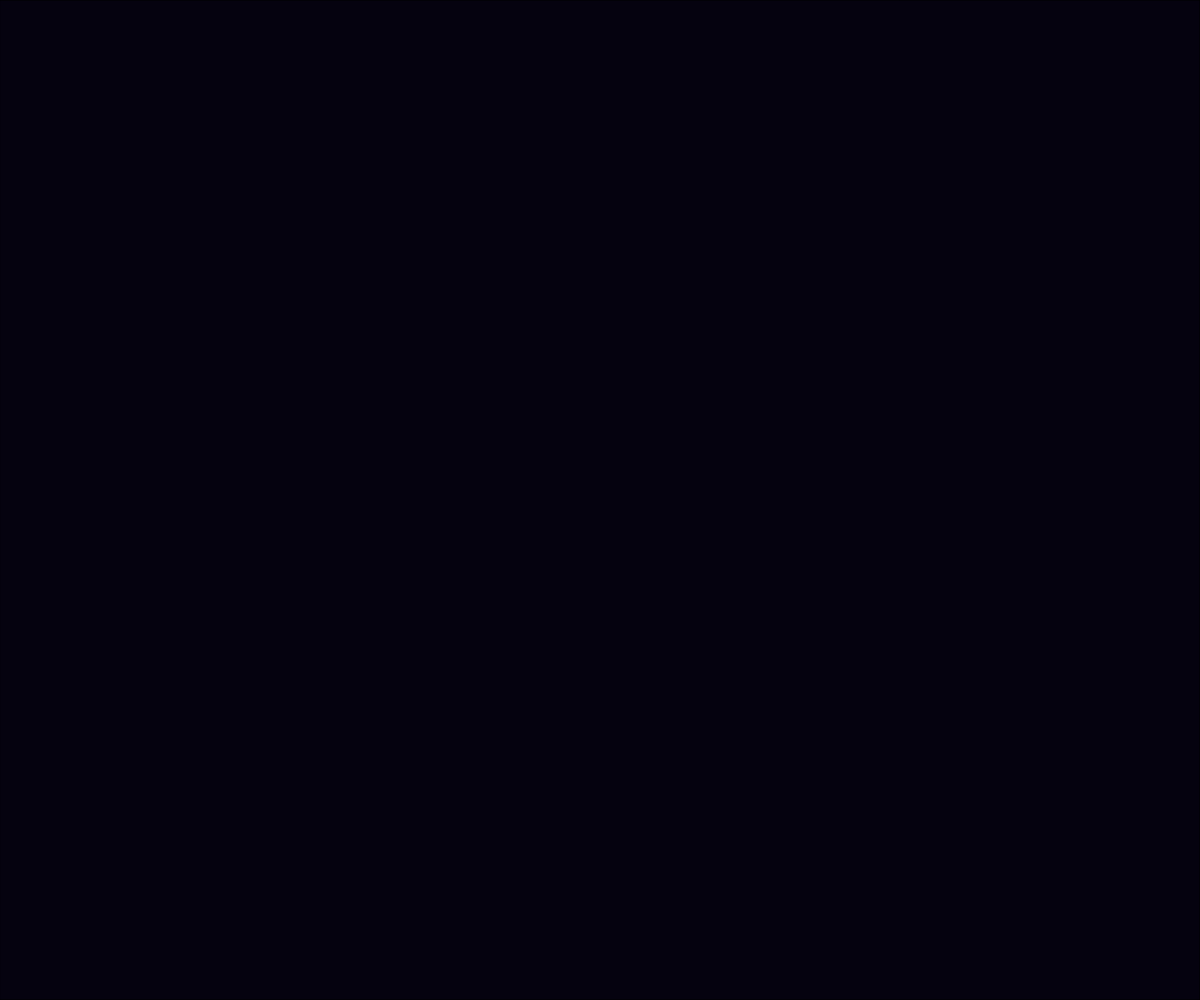
Frame 1 (no input)
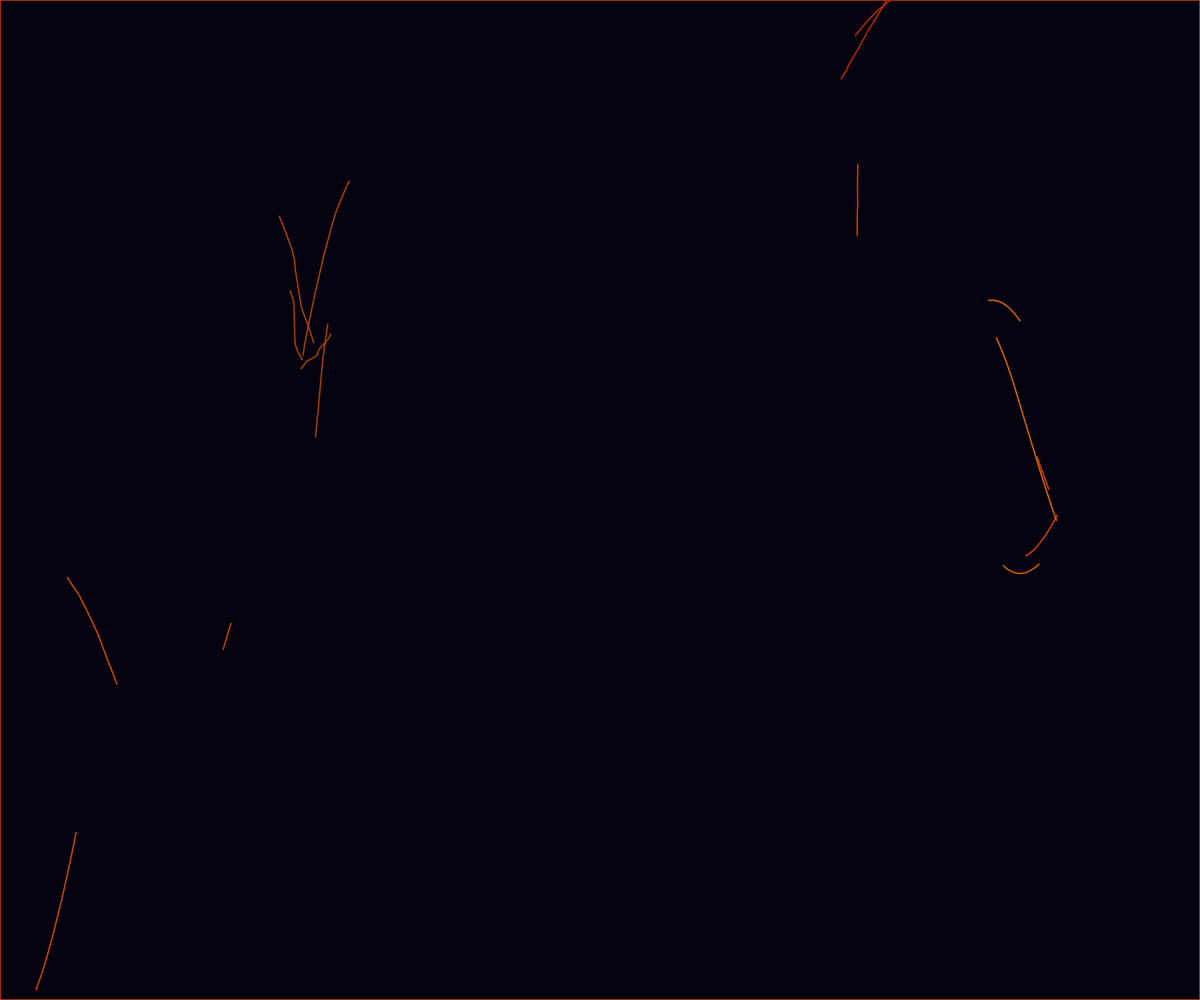
Frame 60 (no input)
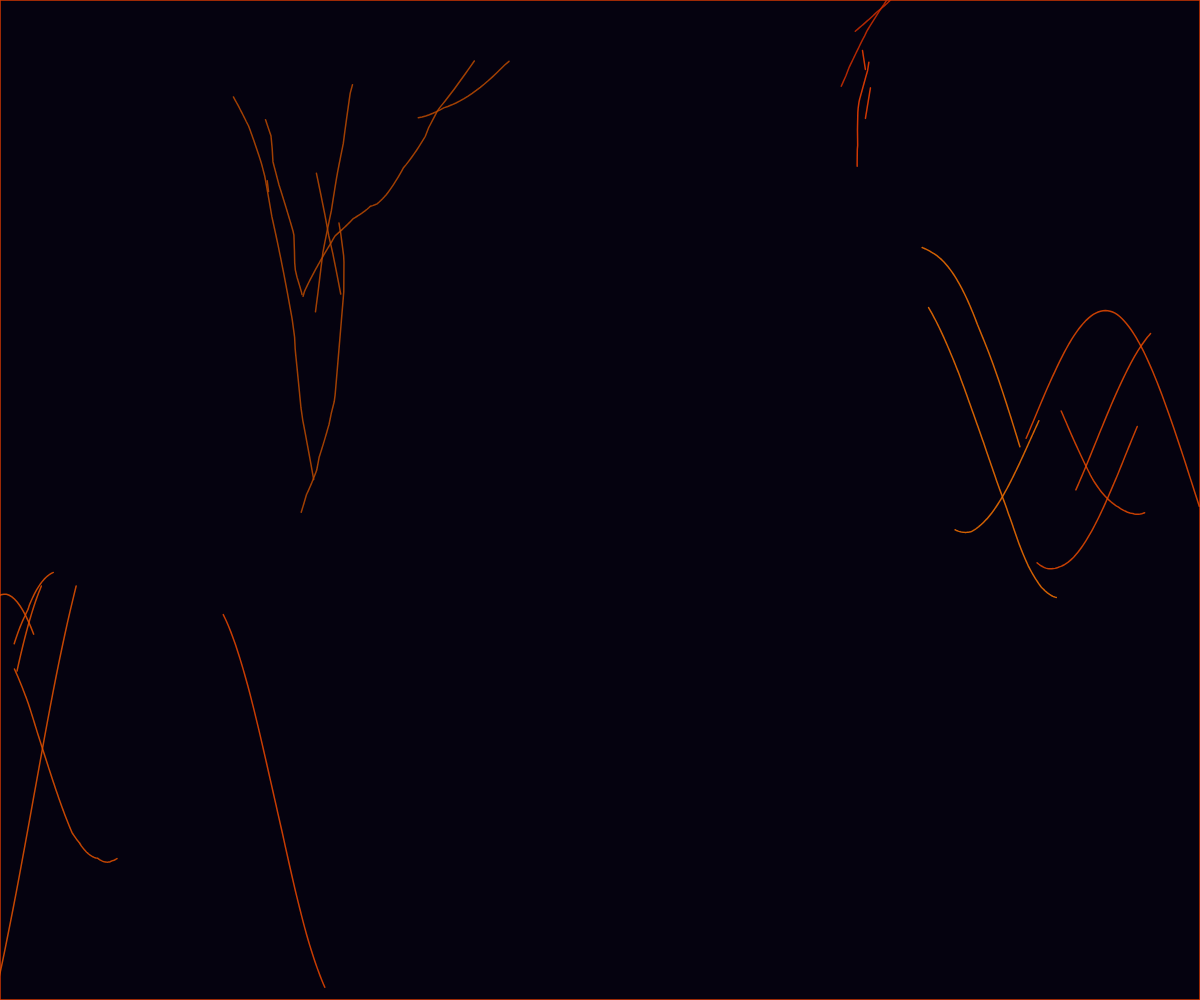
Frame 120 (the mouse pressed at the canvas centre since frame 60)

The p5.js sketch that drew these frames (run headless with seeded random() and noise() and a simulated clock; from frame 60 on, the mouse is pressed at the canvas centre):

// p5.js sketch
// ── sketch.js
let corals = [];
let maxCorals = 150;
let pulseSpeed = 0.02;
let branchChance = 0.01;
let maxDepth = 8;
let bgColor;

function setup() {
  createCanvas(windowWidth, windowHeight);
  bgColor = color(5, 2, 15);
  background(bgColor);
  
  // Start with a few initial coral structures
  for (let i = 0; i < 5; i++) {
    corals.push({
      x: random(width),
      y: random(height),
      angle: random(TWO_PI),
      length: random(2, 5),
      depth: 0,
      segments: [],
      color: color(random(180, 255), random(40, 120), 0, 220),
      speed: random(0.2, 0.8),
      pulseOffset: random(1000),
      isGrowing: true
    });
  }
}

function draw() {
  // Semi-transparent overlay for trail effect
  fill(bgColor);
  rect(0, 0, width, height);
  
  // Update and draw coral structures
  for (let i = corals.length - 1; i >= 0; i--) {
    let coral = corals[i];
    
    if (!coral.isGrowing) continue;
    
    // Move coral forward
    coral.x += cos(coral.angle) * coral.length * coral.speed;
    coral.y += sin(coral.angle) * coral.length * coral.speed;
    
    // Add to segments for drawing
    coral.segments.push({x: coral.x, y: coral.y});
    
    // Occasionally change direction with a more organic feel
    if (random() < 0.1) {
      coral.angle += random(-0.15, 0.15);
    }
    
    // Occasionally branch
    if (coral.depth < maxDepth && random() < branchChance) {
      let newCoral = {
        x: coral.x,
        y: coral.y,
        angle: coral.angle + random(-0.4, 0.4),
        length: random(2, 5),
        depth: coral.depth + 1,
        segments: [],
        color: coral.color,
        speed: coral.speed * random(0.7, 1.3),
        pulseOffset: random(1000),
        isGrowing: true
      };
      corals.push(newCoral);
    }
    
    // Draw the coral with a pulsing effect
    noFill();
    stroke(coral.color);
    strokeWeight(1.5);
    beginShape();
    for (let j = 0; j < coral.segments.length; j++) {
      let seg = coral.segments[j];
      let pulse = sin(frameCount * pulseSpeed + seg.x * 0.02 + coral.pulseOffset) * 0.3 + 1;
      vertex(seg.x, seg.y * pulse);
    }
    endShape();
    
    // Remove old segments to keep the trail
    if (coral.segments.length > 200) {
      coral.segments.shift();
    }
    
    // Remove corals that are off-screen or too old
    if (coral.x < -150 || coral.x > width + 150 || 
        coral.y < -150 || coral.y > height + 150 ||
        coral.segments.length > 500) {
      corals.splice(i, 1);
    }
  }
  
  // Occasionally add a new coral structure
  if (random() < 0.015 && corals.length < maxCorals) {
    let angle = random(TWO_PI);
    corals.push({
      x: random(width),
      y: random(height),
      angle: angle,
      length: random(2, 5),
      depth: 0,
      segments: [],
      color: color(random(180, 255), random(40, 120), 0, 220),
      speed: random(0.2, 0.8),
      pulseOffset: random(1000),
      isGrowing: true
    });
  }
}

function windowResized() {
  resizeCanvas(windowWidth, windowHeight);
}
